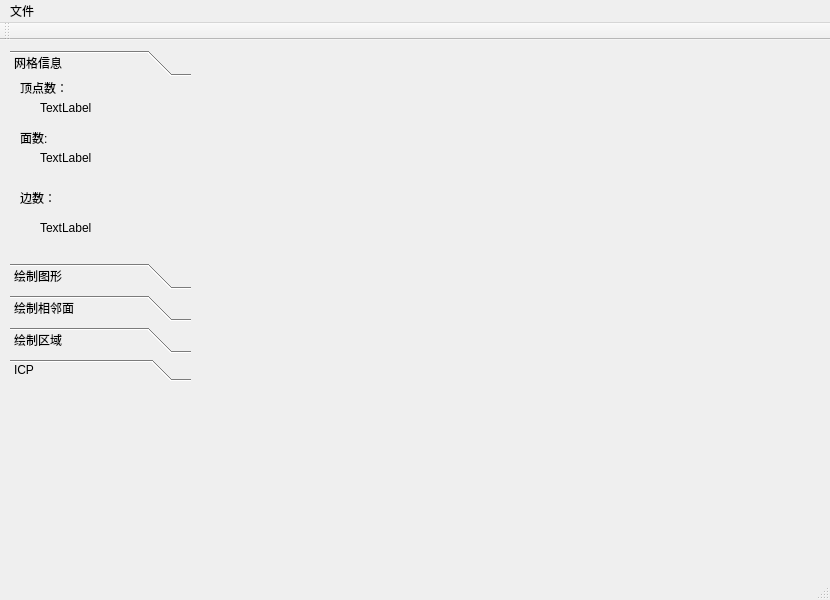
<?xml version="1.0" encoding="UTF-8"?>
<ui version="4.0">
 <class>digitalClass</class>
 <widget class="QMainWindow" name="digitalClass">
  <property name="geometry">
   <rect>
    <x>0</x>
    <y>0</y>
    <width>830</width>
    <height>600</height>
   </rect>
  </property>
  <property name="minimumSize">
   <size>
    <width>830</width>
    <height>600</height>
   </size>
  </property>
  <property name="maximumSize">
   <size>
    <width>830</width>
    <height>600</height>
   </size>
  </property>
  <property name="windowTitle">
   <string>digital</string>
  </property>
  <widget class="QWidget" name="centralWidget">
   <widget class="GLWidget" name="widget" native="true">
    <property name="geometry">
     <rect>
      <x>200</x>
      <y>10</y>
      <width>600</width>
      <height>550</height>
     </rect>
    </property>
    <property name="minimumSize">
     <size>
      <width>600</width>
      <height>550</height>
     </size>
    </property>
    <property name="maximumSize">
     <size>
      <width>600</width>
      <height>550</height>
     </size>
    </property>
   </widget>
   <widget class="QToolBox" name="toolBox">
    <property name="geometry">
     <rect>
      <x>10</x>
      <y>10</y>
      <width>181</width>
      <height>331</height>
     </rect>
    </property>
    <property name="currentIndex">
     <number>0</number>
    </property>
    <widget class="QWidget" name="page">
     <property name="geometry">
      <rect>
       <x>0</x>
       <y>0</y>
       <width>181</width>
       <height>201</height>
      </rect>
     </property>
     <attribute name="label">
      <string>网格信息</string>
     </attribute>
     <widget class="QLabel" name="label">
      <property name="geometry">
       <rect>
        <x>10</x>
        <y>0</y>
        <width>54</width>
        <height>12</height>
       </rect>
      </property>
      <property name="text">
       <string>顶点数：</string>
      </property>
     </widget>
     <widget class="QLabel" name="label_ver_num">
      <property name="geometry">
       <rect>
        <x>30</x>
        <y>20</y>
        <width>54</width>
        <height>12</height>
       </rect>
      </property>
      <property name="text">
       <string>TextLabel</string>
      </property>
     </widget>
     <widget class="QLabel" name="label_3">
      <property name="geometry">
       <rect>
        <x>10</x>
        <y>50</y>
        <width>54</width>
        <height>12</height>
       </rect>
      </property>
      <property name="text">
       <string>面数:</string>
      </property>
     </widget>
     <widget class="QLabel" name="label_face_num">
      <property name="geometry">
       <rect>
        <x>30</x>
        <y>70</y>
        <width>54</width>
        <height>12</height>
       </rect>
      </property>
      <property name="text">
       <string>TextLabel</string>
      </property>
     </widget>
     <widget class="QLabel" name="label_2">
      <property name="geometry">
       <rect>
        <x>10</x>
        <y>110</y>
        <width>54</width>
        <height>12</height>
       </rect>
      </property>
      <property name="text">
       <string>边数：</string>
      </property>
     </widget>
     <widget class="QLabel" name="label_edge_num">
      <property name="geometry">
       <rect>
        <x>30</x>
        <y>140</y>
        <width>54</width>
        <height>12</height>
       </rect>
      </property>
      <property name="text">
       <string>TextLabel</string>
      </property>
     </widget>
    </widget>
    <widget class="QWidget" name="page_3">
     <property name="geometry">
      <rect>
       <x>0</x>
       <y>0</y>
       <width>181</width>
       <height>201</height>
      </rect>
     </property>
     <attribute name="label">
      <string>绘制图形</string>
     </attribute>
     <widget class="QWidget" name="layoutWidget">
      <property name="geometry">
       <rect>
        <x>50</x>
        <y>30</y>
        <width>77</width>
        <height>83</height>
       </rect>
      </property>
      <layout class="QVBoxLayout" name="verticalLayout">
       <item>
        <widget class="QPushButton" name="btn_default_color">
         <property name="text">
          <string>默认颜色</string>
         </property>
        </widget>
       </item>
       <item>
        <widget class="QPushButton" name="btn_consec_color">
         <property name="text">
          <string>连续数值</string>
         </property>
        </widget>
       </item>
       <item>
        <widget class="QPushButton" name="btn_discrete_color">
         <property name="text">
          <string>离散数值</string>
         </property>
        </widget>
       </item>
      </layout>
     </widget>
    </widget>
    <widget class="QWidget" name="page_4">
     <property name="geometry">
      <rect>
       <x>0</x>
       <y>0</y>
       <width>181</width>
       <height>201</height>
      </rect>
     </property>
     <attribute name="label">
      <string>绘制相邻面</string>
     </attribute>
     <widget class="QWidget" name="layoutWidget">
      <property name="geometry">
       <rect>
        <x>10</x>
        <y>11</y>
        <width>164</width>
        <height>147</height>
       </rect>
      </property>
      <layout class="QVBoxLayout" name="verticalLayout_4">
       <item>
        <layout class="QVBoxLayout" name="verticalLayout_3">
         <item>
          <layout class="QVBoxLayout" name="verticalLayout_2">
           <item>
            <layout class="QHBoxLayout" name="horizontalLayout">
             <item>
              <widget class="QLabel" name="label_4">
               <property name="text">
                <string>点id：</string>
               </property>
              </widget>
             </item>
             <item>
              <widget class="QSpinBox" name="spin_pointid">
               <property name="maximum">
                <number>9999999</number>
               </property>
              </widget>
             </item>
            </layout>
           </item>
           <item>
            <layout class="QHBoxLayout" name="horizontalLayout_2">
             <item>
              <widget class="QPushButton" name="btn_point">
               <property name="text">
                <string>相邻点</string>
               </property>
              </widget>
             </item>
             <item>
              <widget class="QPushButton" name="btn_pt_face">
               <property name="text">
                <string>相邻面</string>
               </property>
              </widget>
             </item>
            </layout>
           </item>
          </layout>
         </item>
         <item>
          <layout class="QHBoxLayout" name="horizontalLayout_3">
           <item>
            <widget class="QLabel" name="label_5">
             <property name="text">
              <string>面id：</string>
             </property>
            </widget>
           </item>
           <item>
            <widget class="QSpinBox" name="spin_faceid"/>
           </item>
          </layout>
         </item>
        </layout>
       </item>
       <item>
        <layout class="QHBoxLayout" name="horizontalLayout_4">
         <item>
          <widget class="QPushButton" name="btn_normal">
           <property name="text">
            <string>法向量</string>
           </property>
          </widget>
         </item>
         <item>
          <widget class="QPushButton" name="btn_face_face">
           <property name="text">
            <string>相邻面</string>
           </property>
          </widget>
         </item>
        </layout>
       </item>
       <item>
        <widget class="QPushButton" name="btn_clear">
         <property name="text">
          <string>清除</string>
         </property>
        </widget>
       </item>
      </layout>
     </widget>
    </widget>
    <widget class="QWidget" name="page_2">
     <property name="geometry">
      <rect>
       <x>0</x>
       <y>0</y>
       <width>181</width>
       <height>201</height>
      </rect>
     </property>
     <attribute name="label">
      <string>绘制区域</string>
     </attribute>
     <widget class="QWidget" name="">
      <property name="geometry">
       <rect>
        <x>11</x>
        <y>31</y>
        <width>160</width>
        <height>85</height>
       </rect>
      </property>
      <layout class="QVBoxLayout" name="verticalLayout_5">
       <item>
        <widget class="QPushButton" name="btn_open_data">
         <property name="text">
          <string>打开输入文件</string>
         </property>
        </widget>
       </item>
       <item>
        <layout class="QHBoxLayout" name="horizontalLayout_6">
         <item>
          <widget class="QPushButton" name="btn_color_two">
           <property name="text">
            <string>两点染色</string>
           </property>
          </widget>
         </item>
         <item>
          <widget class="QPushButton" name="btn_color_three">
           <property name="text">
            <string>三点染色</string>
           </property>
          </widget>
         </item>
        </layout>
       </item>
       <item>
        <widget class="QPushButton" name="btn_clr_region">
         <property name="text">
          <string>清除</string>
         </property>
        </widget>
       </item>
      </layout>
     </widget>
    </widget>
    <widget class="QWidget" name="page_5">
     <property name="geometry">
      <rect>
       <x>0</x>
       <y>0</y>
       <width>181</width>
       <height>201</height>
      </rect>
     </property>
     <attribute name="label">
      <string>ICP</string>
     </attribute>
     <widget class="QLabel" name="label_output">
      <property name="geometry">
       <rect>
        <x>20</x>
        <y>50</y>
        <width>151</width>
        <height>141</height>
       </rect>
      </property>
      <property name="text">
       <string/>
      </property>
     </widget>
     <widget class="QWidget" name="">
      <property name="geometry">
       <rect>
        <x>10</x>
        <y>10</y>
        <width>158</width>
        <height>25</height>
       </rect>
      </property>
      <layout class="QHBoxLayout" name="horizontalLayout_5">
       <item>
        <widget class="QPushButton" name="btn_open_model2">
         <property name="text">
          <string>打开模型</string>
         </property>
        </widget>
       </item>
       <item>
        <widget class="QPushButton" name="btn_icp">
         <property name="text">
          <string>ICP</string>
         </property>
        </widget>
       </item>
      </layout>
     </widget>
    </widget>
   </widget>
  </widget>
  <widget class="QMenuBar" name="menuBar">
   <property name="geometry">
    <rect>
     <x>0</x>
     <y>0</y>
     <width>830</width>
     <height>23</height>
    </rect>
   </property>
   <widget class="QMenu" name="menu">
    <property name="title">
     <string>文件</string>
    </property>
    <addaction name="action_open"/>
   </widget>
   <addaction name="menu"/>
  </widget>
  <widget class="QToolBar" name="mainToolBar">
   <attribute name="toolBarArea">
    <enum>TopToolBarArea</enum>
   </attribute>
   <attribute name="toolBarBreak">
    <bool>false</bool>
   </attribute>
  </widget>
  <widget class="QStatusBar" name="statusBar"/>
  <action name="action_open">
   <property name="text">
    <string>打开</string>
   </property>
  </action>
 </widget>
 <layoutdefault spacing="6" margin="11"/>
 <customwidgets>
  <customwidget>
   <class>GLWidget</class>
   <extends>QWidget</extends>
   <header>glwidget.h</header>
   <container>1</container>
  </customwidget>
 </customwidgets>
 <resources>
  <include location="digital.qrc"/>
 </resources>
 <connections/>
</ui>
